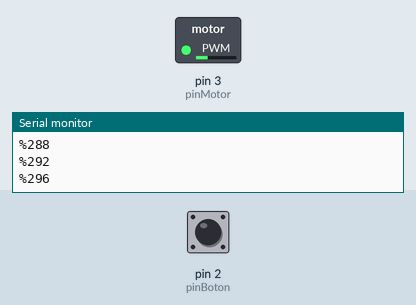
Bench run of a sketch on a simulated Arduino Uno, built with avr-gcc and run on an emulated ATmega328P. On the bench: switched loads named in the sketch (green lamp = pin HIGH), the last lines printed to the serial monitor. The test bench sets the inputs (shaded band); at power-on: pin 2 (pinBoton) HIGH.

Above: at 2.26 s.
At 18.0 s:
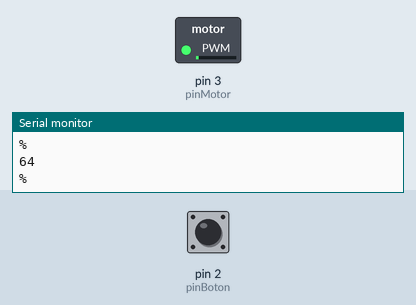
18.1 s: pin 2 (pinBoton) pulled LOW for 3 s
At 29.5 s:
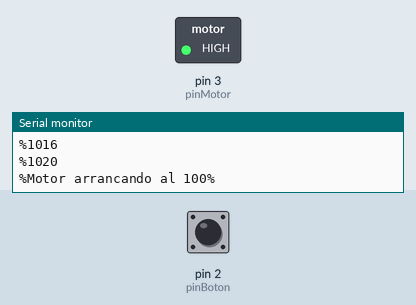
Timing chart, 0 to 33.3 s (numbered marks = the images above; inputs shaded):
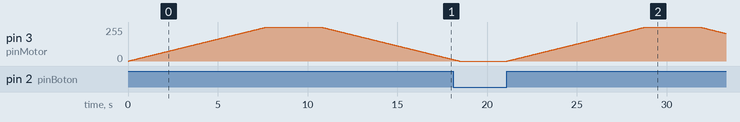

The sketch:

Motor_arranque.ino
```cpp
/*Arduino 1, Praáctica 2:  Motor arranque/ Paro */
const int pinBoton = 2;
const int pinMotor = 3;
const int pinLed = 4;
int velocidad;
boolean encendido = false;
void setup() {
 pinMode(pinBoton, INPUT);
 pinMode(pinMotor, OUTPUT);
 pinMode(pinLed, INPUT);
 Serial.begin(9600);
}
void loop() {
Serial.println("\n\nPresione el botón");
   while (digitalRead(pinBoton) == LOW);
    if(encendido == false){
  Serial.println("Arrancando Motor:");
  digitalWrite(pinLed, HIGH);
  for(velocidad = 0; velocidad <= 255; velocidad++){
    analogWrite(pinMotor, velocidad);
    delay(30);
    Serial.println(porcentaje(velocidad));
    Serial.print("%");
  }
   Serial.println("Motor arrancando al 100%");
    for(int i = 1; i <= 3; i++){
      estadoLed();
    }
      digitalWrite(pinLed, HIGH);
      encendido = true;
    }else{
     Serial.println("Parando motor:");
      for(velocidad = 255; velocidad >= 0; velocidad--){
        analogWrite(pinMotor, velocidad);
        delay(30);
        Serial.println(porcentaje(velocidad));
        Serial.println("%");
      }
      digitalWrite(pinLed, LOW);
      encendido = false;
    }
}
    int porcentaje(int velocidad){
      int operacion = velocidad *100;
      int resultado = operacion / 25;
      return resultado;
    }
    void estadoLed(){
      digitalWrite(pinLed, HIGH);
      delay(500);
      digitalWrite(pinLed, LOW);
      delay(500);
    }
```

Measured:
- by itself, pin 3 (pinMotor): rises from 0/255 to 255/255 in 7.7 s, then falls to 12/255 in 10.4 s
